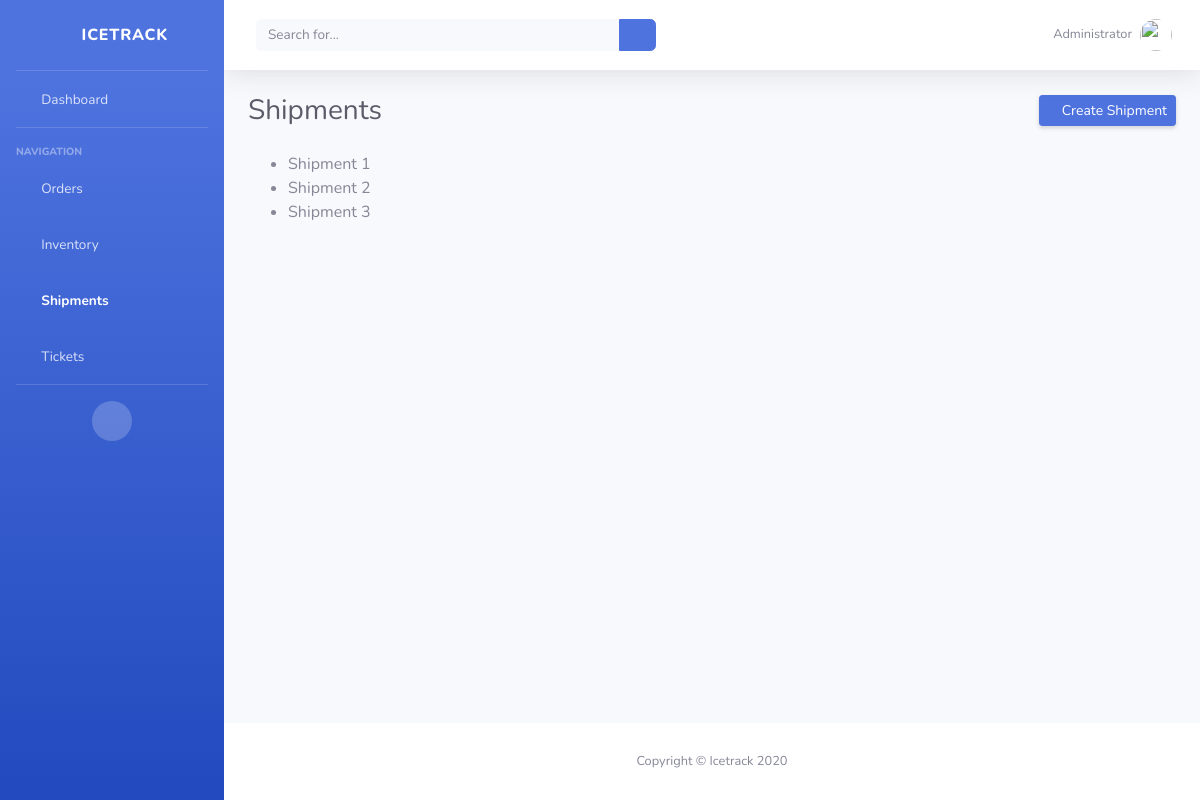
Page /shipments/ on the earlier database version.
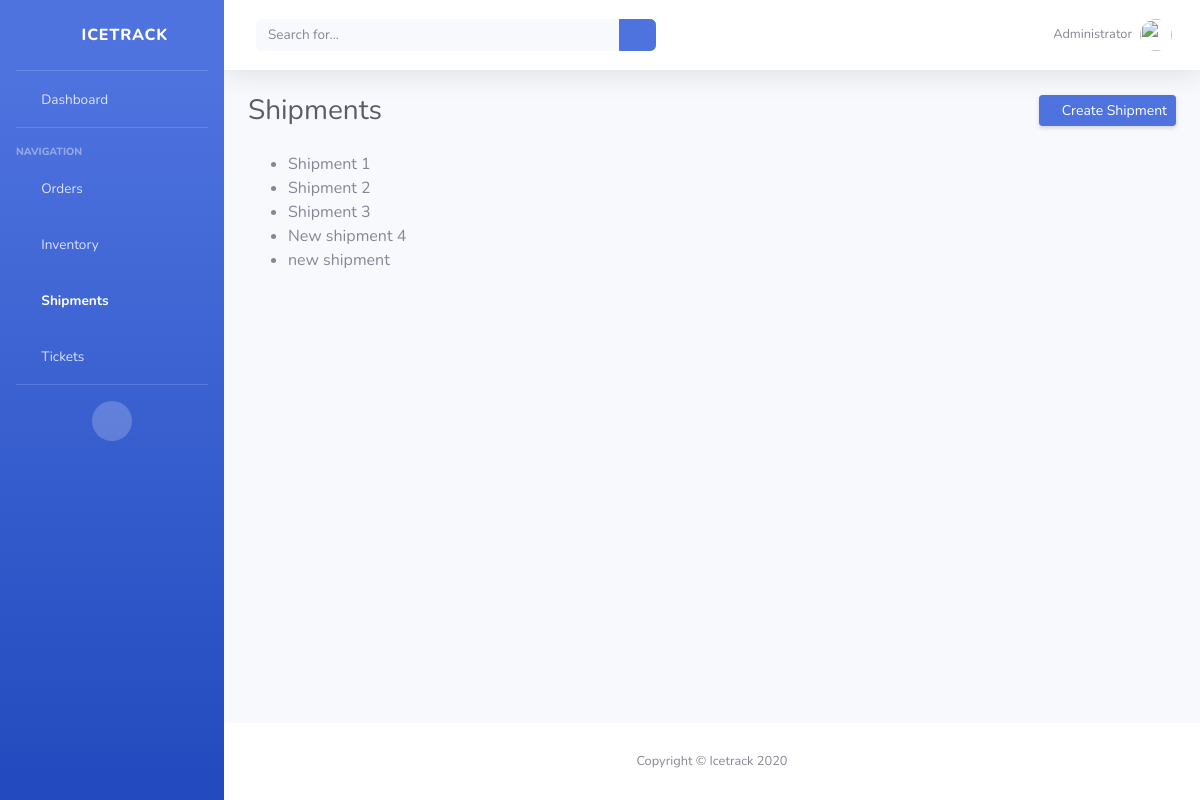
Same page on the later database version.
### icetrack/models.py (models this page shows, shortened)
class Shipment(models.Model):
    name = models.TextField()

### icetrack/views.py (the view)
# urls.py: path('shipments/', ShipmentsPageView.as_view(), name="shipments"),
class ShipmentsPageView(ListView):
    model = Shipment
    template_name = 'shipments.html'
    context_object_name = 'all_shipments_list'

### templates/shipments.html
{% extends 'base.html' %}
{% block content%}
<div class="container-fluid">
    <div class="d-sm-flex align-items-center justify-content-between mb-4">
        <h1 class="h3 mb-0 text-gray-800">Shipments</h1>
        <a href="{% url 'create_shipment' %}" class="d-none d-sm-inline-block btn btn-sm btn-primary shadow-sm"><i class="fas fa-plus fa-sm text-white-50"></i> Create Shipment</a>
    </div>
    <ul>
        {% for shipment in all_shipments_list %}
            <li>{{ shipment.name }}</li>
        {% endfor %}
    </ul>
</div>
{% endblock content %}

Differences in the rows shown:
added Shipment: name "New shipment 4"
added Shipment: name "new shipment"
